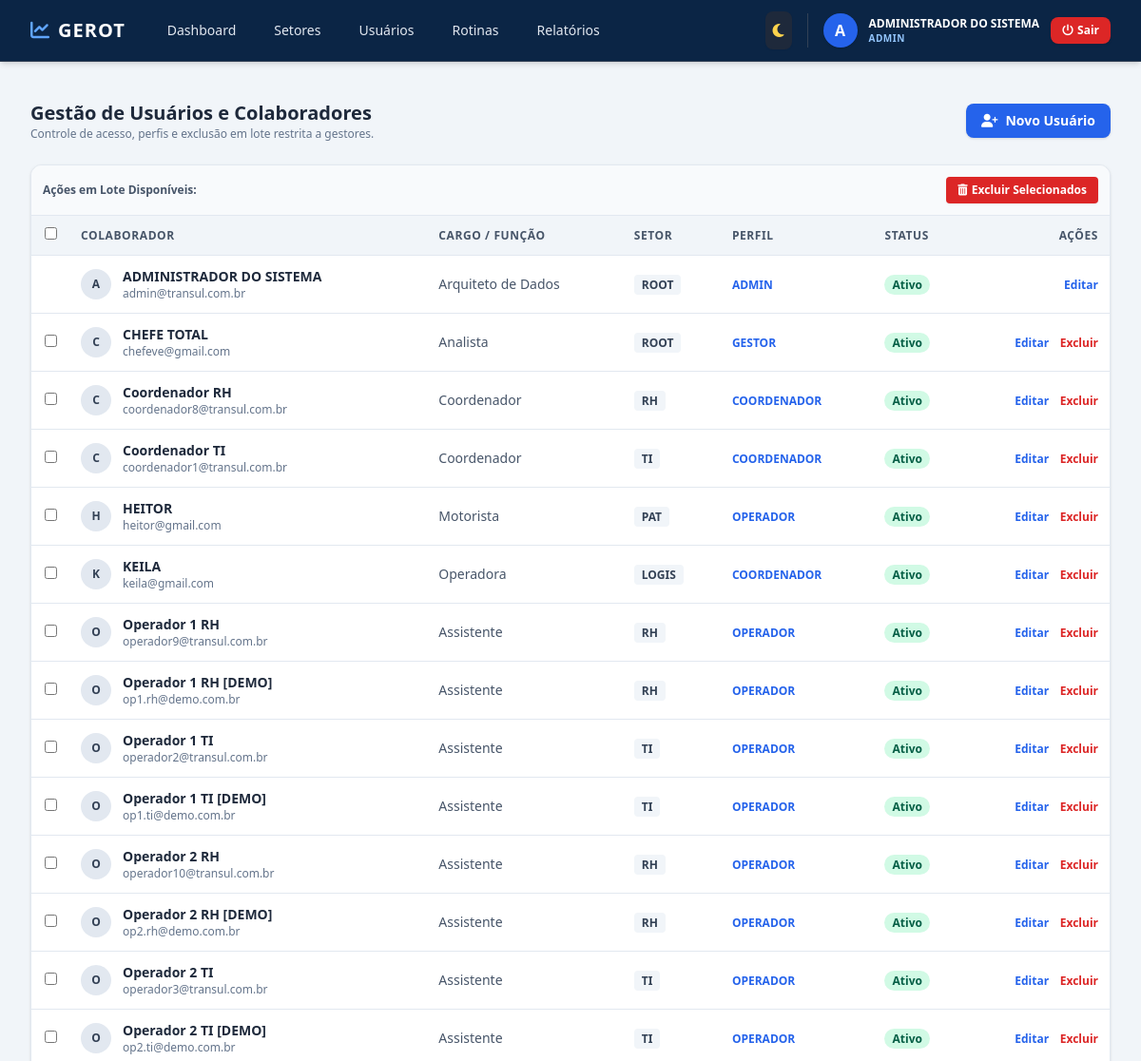
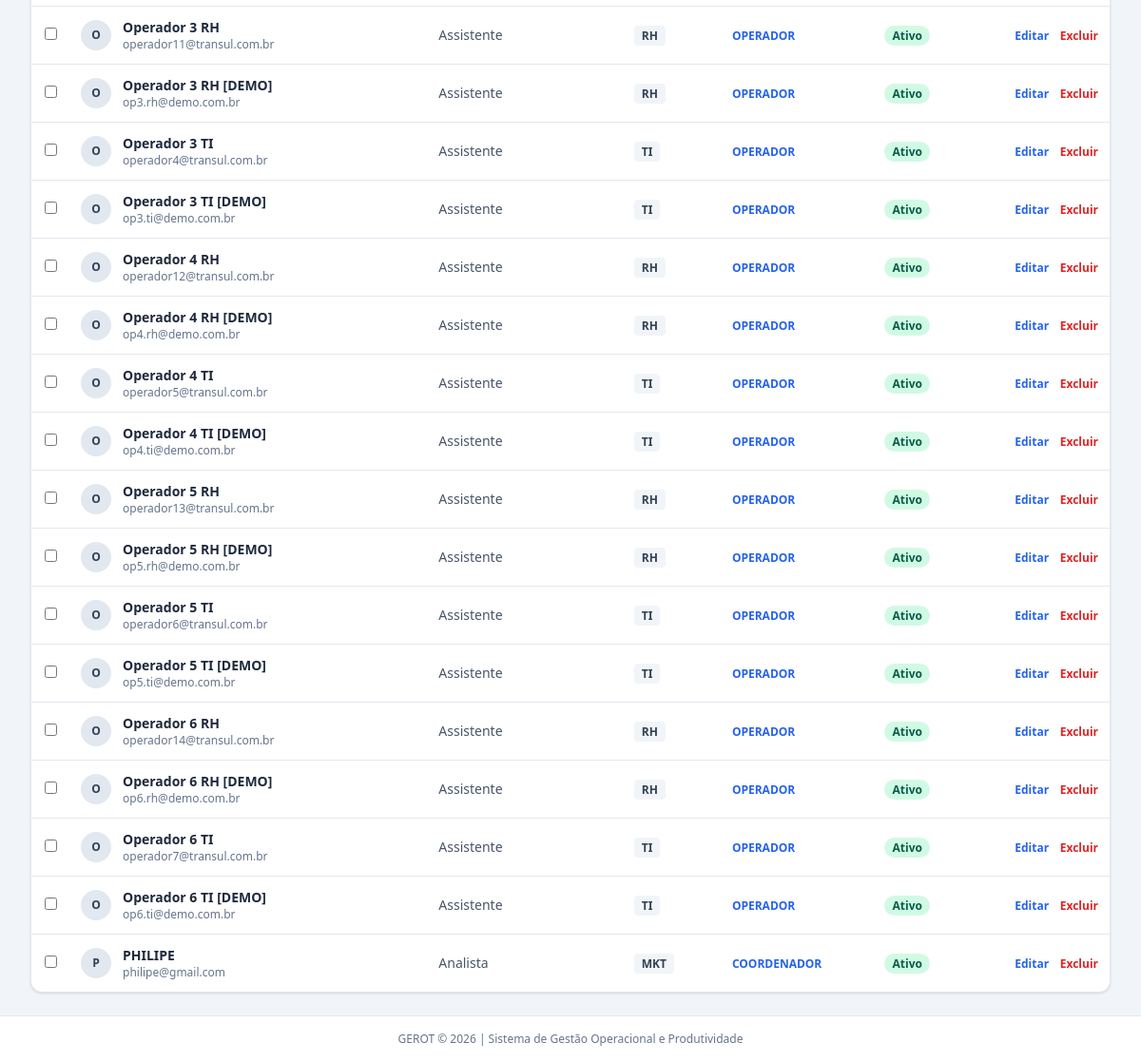
Screenshot of /admin/usuarios (signed in) with the database file from the repository (2 pictures, top to bottom).
### app/models/usuario.py (models this page shows, shortened)
class Usuario(UserMixin, db.Model):
    __tablename__ = 'usuarios'
    id = db.Column(db.Integer, primary_key=True)
    username = db.Column(db.String(64), unique=True, nullable=False, index=True)
    email = db.Column(db.String(120), unique=True, nullable=False, index=True)
    password_hash = db.Column(db.String(256))
    role = db.Column(db.String(20), default='operador', nullable=False) # admin, gestor, coordenador, operador
    ativo = db.Column(db.Boolean, default=False) # Situação: Ativo/Inativo (Afastado/Desligado)
    nome_completo = db.Column(db.String(150), nullable=False)
    cpf = db.Column(db.String(14), unique=True, nullable=False)
    rg_numero = db.Column(db.String(20))
    rg_orgao_emissor = db.Column(db.String(20))
    rg_uf = db.Column(db.String(2))
    data_nascimento = db.Column(db.Date)
    sexo = db.Column(db.String(20)) # Ex: Masculino, Feminino, Outro
    estado_civil = db.Column(db.String(20)) # Solteiro, Casado, etc.
    telefone_principal = db.Column(db.String(20)) # Celular/Whatsapp
    logradouro = db.Column(db.String(150)) # Rua, Av.
    numero_endereco = db.Column(db.String(20))
    bairro = db.Column(db.String(100))
    cidade = db.Column(db.String(100))
    uf_endereco = db.Column(db.String(2))
    cep = db.Column(db.String(10))
    matricula = db.Column(db.String(50), unique=True, nullable=True)
    cargo = db.Column(db.String(100)) # Ex: Analista
    funcao = db.Column(db.String(100)) # Ex: Desenvolver Software (O que faz na prática)
    setor_id = db.Column(db.Integer, db.ForeignKey('setores.id'), nullable=False)
    setores_secundarios = db.relationship(
        'Setor',
        secondary=usuario_setores_secundarios,
        backref=db.backref('coordenadores_secundarios', lazy='dynamic')
    )
    tipo_vinculo = db.Column(db.String(50)) # CLT, Estágio, Terceirizado, PJ
    data_admissao = db.Column(db.Date)
    data_cadastro = db.Column(db.DateTime, default=datetime.utcnow)
    ultimo_login = db.Column(db.DateTime)
    status_cadastro = db.Column(db.String(20), default='incompleto') # completo/incompleto
    cadastrado_por_id = db.Column(db.Integer, db.ForeignKey('usuarios.id'), nullable=True)
    cadastrador = db.relationship('Usuario', remote_side=[id], backref='usuarios_cadastrados')
    lancamentos = db.relationship('Lancamento', backref='autor', lazy='dynamic', foreign_keys='Lancamento.usuario_id')
    correcoes_aprovadas = db.relationship('Lancamento', backref='aprovador', lazy='dynamic', foreign_keys='Lancamento.correcao_aprovada_por')
    @property
    def is_admin(self):
        return self.role == 'admin'

### app/models/setor.py (models this page shows, shortened)
class Setor(db.Model):
    __tablename__ = 'setores'
    id = db.Column(db.Integer, primary_key=True)
    nome = db.Column(db.String(100), unique=True, nullable=False, index=True)
    sigla = db.Column(db.String(20), unique=True, nullable=False)
    codigo_interno = db.Column(db.String(50), unique=True, nullable=False) # Centro de Custo/Organograma
    data_criacao_sistema = db.Column(db.DateTime, default=datetime.utcnow)
    ativo = db.Column(db.Boolean, default=True)
    hierarquia_pai_id = db.Column(db.Integer, db.ForeignKey('setores.id'), nullable=True)
    responsavel_id = db.Column(db.Integer, db.ForeignKey('usuarios.id', use_alter=True, name='fk_setor_responsavel'), nullable=True)
    substituto_id = db.Column(db.Integer, db.ForeignKey('usuarios.id', use_alter=True, name='fk_setor_substituto'), nullable=True)
    tipo_setor = db.Column(db.String(30)) # Operacional, Administrativo, Estratégico
    natureza_atuacao = db.Column(db.String(30)) # Direta (Logística) ou Apoio
    missao_setor = db.Column(db.Text, nullable=True)
    descricao_atividades = db.Column(db.Text, nullable=True) # Processos principais
    nivel_complexidade = db.Column(db.String(20), default='Média') # Baixa, Média, Alta
    nivel_repetitividade = db.Column(db.String(20), default='Média') # Baixa, Média, Alta (Rotina)
    limite_max_colaboradores = db.Column(db.Integer, default=0) # 0 = sem limite definido
    cargos_permitidos = db.Column(db.Text) # Lista ou descrição dos cargos vinculados
    turno_operacao = db.Column(db.String(50)) # Diurno, Noturno, 24h, Flexível
    escala_trabalho = db.Column(db.String(50)) # 5x2, 6x1, 12x36, etc.
    sub_setores = db.relationship(
        'Setor',
        backref=db.backref('pai', remote_side=[id]),
        lazy='dynamic'
    )
    usuarios = db.relationship(
        'Usuario',
        backref='setor_pertencente',
        lazy='dynamic',
        foreign_keys='Usuario.setor_id',
        cascade='all, delete-orphan'
    )
    atividades = db.relationship('AtividadePadrao', backref='setor_dono', lazy='dynamic', cascade='all, delete-orphan')
    lancamentos = db.relationship('Lancamento', backref='setor_snapshot', lazy='dynamic', cascade='all, delete-orphan')

### app/views/admin.py (the view)
@admin_bp.route('/usuarios')
def listar_usuarios():
    usuarios = Usuario.query.order_by(Usuario.nome_completo).all()
    return render_template('admin/usuarios.html', usuarios=usuarios)

### app/__init__.py (called while the page is built)
@login_manager.user_loader
def load_user(user_id):
    from app.models.usuario import Usuario
    return Usuario.query.get(int(user_id))

### app/views/admin.py (called while the page is built)
def admin_required(f):
    from functools import wraps
    @wraps(f)
    def decorated_function(*args, **kwargs):
        if not current_user.is_authenticated or not (current_user.is_admin or current_user.is_gestor):
            flash('Acesso negado. Área exclusiva para a Administração e Gestão Geral.', 'danger')
            return redirect(url_for('auth.login'))
        return f(*args, **kwargs)
    return decorated_function

@admin_bp.before_request
@login_required
@admin_required
def before_request():
    pass

### app/templates/admin/usuarios.html (shortened to what this page needs)
{% extends "base.html" %}
{% block content %}
<div class="space-y-6">
    <div class="flex flex-col sm:flex-row justify-between items-start sm:items-center gap-4">
        <div>
            <h2 class="text-xl font-bold text-slate-800 dark:text-slate-100">Gestão de Usuários e Colaboradores</h2>
            <p class="text-xs text-slate-500 dark:text-slate-400">Controle de acesso, perfis e exclusão em lote restrita a gestores.</p>
        </div>
        <a href="{{ url_for('auth.registrar') }}" class="bg-blue-600 hover:bg-blue-700 text-white px-4 py-2 rounded-lg text-sm font-semibold shadow transition flex items-center space-x-2">
            <i class="fa-solid fa-user-plus"></i>
            <span>Novo Usuário</span>
        </a>
    </div>
    <form id="formLoteUsuarios" method="POST" action="{{ url_for('admin.excluir_massa_usuarios') }}">
        <div class="bg-white dark:bg-slate-800 rounded-xl shadow border border-slate-200 dark:border-slate-700 overflow-hidden">
            {% if current_user.is_admin or current_user.is_gestor %}
            <div class="p-3 bg-slate-50 dark:bg-slate-900 border-b border-slate-200 dark:border-slate-700 flex items-center justify-between">
                <span class="text-xs font-semibold text-slate-600 dark:text-slate-400">Ações em Lote Disponíveis:</span>
                <button type="submit" onclick="return confirm('Deseja realmente excluir todos os usuários selecionados?')" class="bg-red-600 hover:bg-red-700 text-white text-xs px-3 py-1.5 rounded font-semibold transition flex items-center space-x-1 shadow-sm">
                    <i class="fa-solid fa-trash-can"></i>
                    <span>Excluir Selecionados</span>
                </button>
            </div>
            {% endif %}
            <div class="overflow-x-auto">
                <table class="w-full text-left border-collapse text-sm">
                    <thead>
                        <tr class="bg-slate-100 dark:bg-slate-900 text-slate-600 dark:text-slate-400 uppercase text-xs tracking-wider border-b border-slate-200 dark:border-slate-700">
                            {% if current_user.is_admin or current_user.is_gestor %}
                            <th class="p-3 text-center w-10">
                                <input type="checkbox" id="selectAllUsers" onclick="toggleAllUsers(this)" class="rounded text-blue-600 focus:ring-blue-500">
                            </th>
                            {% endif %}
                            <th class="p-3">Colaborador</th>
                            <th class="p-3">Cargo / Função</th>
                            <th class="p-3">Setor</th>
                            <th class="p-3">Perfil</th>
                            <th class="p-3">Status</th>
                            <th class="p-3 text-right">Ações</th>
                        </tr>
                    </thead>
                    <tbody class="divide-y divide-slate-200 dark:divide-slate-700">
                        {% if usuarios %}
                        {% for u in usuarios %}
                        <tr class="hover:bg-slate-50 dark:hover:bg-slate-900/40 transition">
                            {% if current_user.is_admin or current_user.is_gestor %}
                            <td class="p-3 text-center">
                                {% if u.id != current_user.id %}
                                <input type="checkbox" name="usuario_ids" value="{{ u.id }}" class="user-checkbox rounded text-blue-600 focus:ring-blue-500">
                                {% endif %}
                            </td>
                            {% endif %}
                            <td class="p-3 flex items-center space-x-3">
                                <div class="w-8 h-8 rounded-full bg-slate-200 dark:bg-slate-700 text-slate-700 dark:text-slate-200 flex items-center justify-center font-bold text-xs">
                                    {{ u.username[0]|upper }}
                                </div>
                                <div>
                                    <span class="block font-semibold text-slate-800 dark:text-slate-100">{{ u.nome_completo }}</span>
                                    <span class="block text-xs text-slate-500">{{ u.email }}</span>
                                </div>
                            </td>
                            <td class="p-3 text-slate-600 dark:text-slate-300">{{ u.cargo or '-' }}</td>
                            <td class="p-3">
                                <span class="px-2 py-0.5 bg-slate-100 dark:bg-slate-700 text-slate-700 dark:text-slate-300 rounded text-xs font-semibold">
                                    {{ u.setor_pertencente.sigla if u.setor_pertencente else 'N/A' }}
                                </span>
                            </td>
                            <td class="p-3">
                                <span class="text-xs uppercase font-bold text-blue-600 dark:text-blue-400">{{ u.role }}</span>
                            </td>
                            <td class="p-3">
                                {% if u.ativo %}
                                <span class="px-2 py-0.5 bg-emerald-100 text-emerald-800 dark:bg-emerald-900/40 dark:text-emerald-300 rounded-full text-xs font-semibold">Ativo</span>
                                {% else %}
                                <span class="px-2 py-0.5 bg-red-100 text-red-800 dark:bg-red-900/40 dark:text-red-300 rounded-full text-xs font-semibold">Inativo</span>
                                {% endif %}
                            </td>
                            <td class="p-3 text-right space-x-2">
                                <a href="{{ url_for('admin.editar_usuario', id=u.id) }}" class="text-blue-600 hover:text-blue-800 dark:text-blue-400 font-semibold text-xs">Editar</a>
                                {% if u.id != current_user.id %}
                                <button type="submit" form="singleDelete_{{ u.id }}" class="text-red-600 hover:text-red-800 text-xs font-semibold">Excluir</button>
                                {% endif %}
                            </td>
                        </tr>
                        {% endfor %}
                        {% else %}
                        <tr>
                            <td colspan="7" class="p-6 text-center text-slate-500">Nenhum usuário cadastrado.</td>
                        </tr>
                        {% endif %}
                    </tbody>
                </table>
            </div>
        </div>
    </form>
</div>
{% endblock %}

### app/templates/base.html (shortened to what this page needs)
<!DOCTYPE html>
<html lang="pt-BR" class="h-full">
<head>
    <script src="https://cdn.tailwindcss.com"></script>
    <link rel="stylesheet" href="https://cdnjs.cloudflare.com/ajax/libs/font-awesome/6.4.0/css/all.min.css">
</head>
<body class="h-full bg-slate-100 dark:bg-slate-900 text-slate-800 dark:text-slate-100 flex flex-col transition-colors duration-200">
    <nav class="bg-primary shadow-md border-b border-slate-700">
        <div class="max-w-7xl mx-auto px-4 sm:px-6 lg:px-8">
            <div class="flex justify-between h-16">
                <div class="flex items-center space-x-8">
                    <a href="{{ url_for('index') }}" class="flex items-center space-x-2 text-white font-bold text-xl tracking-wider">
                        <i class="fa-solid fa-chart-line text-blue-400"></i>
                        <span>GEROT</span>
                    </a>
                    {% if current_user.is_authenticated %}
                    <div class="hidden md:flex space-x-4">
                        {% if current_user.is_admin or current_user.is_gestor or current_user.is_coordenador %}
                        <a href="{{ url_for('gestao.dashboard') }}" class="text-slate-200 hover:text-white px-3 py-2 rounded-md text-sm font-medium transition">Dashboard</a>
                        <a href="{{ url_for('admin.listar_setores') }}" class="text-slate-200 hover:text-white px-3 py-2 rounded-md text-sm font-medium transition">Setores</a>
                        <a href="{{ url_for('admin.listar_usuarios') }}" class="text-slate-200 hover:text-white px-3 py-2 rounded-md text-sm font-medium transition">Usuários</a>
                        <a href="{{ url_for('gestao.listar_atividades') }}" class="text-slate-200 hover:text-white px-3 py-2 rounded-md text-sm font-medium transition">Rotinas</a>
                        <a href="{{ url_for('relatorios.index') }}" class="text-slate-200 hover:text-white px-3 py-2 rounded-md text-sm font-medium transition">Relatórios</a>
                        {% endif %}
                    </div>
                    {% endif %}
                </div>
                <div class="flex items-center space-x-4">
                    <button id="theme-toggle" type="button" class="text-slate-300 hover:text-white bg-slate-800 p-2 rounded-lg focus:outline-none transition shadow-sm cursor-pointer" title="Alternar Visualização Dia/Noite">
                        <i id="theme-toggle-dark-icon" class="fa-solid fa-moon hidden text-amber-300"></i>
                    </button>
                    {% if current_user.is_authenticated %}
                    <div class="flex items-center space-x-3 border-l border-slate-700 pl-4">
                        <div class="w-9 h-9 rounded-full bg-blue-600 text-white flex items-center justify-center font-bold shadow">
                            {{ current_user.nome_completo[0]|upper }}
                        </div>
                        <div class="hidden lg:block text-left">
                            <span class="block text-xs font-semibold text-white">{{ current_user.nome_completo }}</span>
                            <span class="block text-[10px] uppercase tracking-wider text-blue-300 font-bold">{{ current_user.role }}</span>
                        </div>
                        <a href="{{ url_for('auth.logout') }}" class="bg-red-600 hover:bg-red-700 text-white px-3 py-1.5 rounded-lg text-xs font-semibold shadow transition flex items-center space-x-1">
                            <i class="fa-solid fa-power-off"></i>
                            <span class="hidden sm:inline">Sair</span>
                        </a>
                    </div>
                    {% else %}
                    <a href="{{ url_for('auth.login') }}" class="bg-blue-600 hover:bg-blue-700 text-white px-4 py-2 rounded-lg text-sm font-semibold shadow transition">Entrar</a>
                    {% endif %}
                </div>
            </div>
        </div>
    </nav>
    <main class="flex-1 max-w-7xl w-full mx-auto px-4 sm:px-6 lg:px-8 py-6">
        {% block content %}{% endblock %}
    </main>
    <footer class="bg-white dark:bg-slate-800 border-t border-slate-200 dark:border-slate-700 py-4 text-center text-xs text-slate-500 dark:text-slate-400">
        GEROT © 2026 | Sistema de Gestão Operacional e Produtividade
    </footer>
</body>
</html>

### rows the page displays
Usuario: nome_completo "A", nome_completo "ADMINISTRADOR DO SISTEMA", role "ADMIN", username "A", email "admin@transul.com.br", cargo "Arquiteto de Dados", setor_pertencente "ROOT", ativo "Ativo"
Usuario: username "C", nome_completo "CHEFE TOTAL", email "chefeve@gmail.com", cargo "Analista", setor_pertencente "ROOT", role "GESTOR", ativo "Ativo"
Usuario: username "C", nome_completo "Coordenador RH", email "coordenador8@transul.com.br", cargo "Coordenador", setor_pertencente "RH", role "COORDENADOR", ativo "Ativo"
Usuario: username "C", nome_completo "Coordenador TI", email "coordenador1@transul.com.br", cargo "Coordenador", setor_pertencente "TI", role "COORDENADOR", ativo "Ativo"
Usuario: username "H", nome_completo "HEITOR", email "heitor@gmail.com", cargo "Motorista", setor_pertencente "PAT", role "OPERADOR", ativo "Ativo"
Usuario: username "K", nome_completo "KEILA", email "keila@gmail.com", cargo "Operadora", setor_pertencente "LOGIS", role "COORDENADOR", ativo "Ativo"
Usuario: username "O", nome_completo "Operador 1 RH", email "operador9@transul.com.br", cargo "Assistente", setor_pertencente "RH", role "OPERADOR", ativo "Ativo"
Usuario: username "O", nome_completo "Operador 1 RH [DEMO]", email "op1.rh@demo.com.br", cargo "Assistente", setor_pertencente "RH", role "OPERADOR", ativo "Ativo"
Usuario: username "O", nome_completo "Operador 1 TI", email "operador2@transul.com.br", cargo "Assistente", setor_pertencente "TI", role "OPERADOR", ativo "Ativo"
Usuario: username "O", nome_completo "Operador 1 TI [DEMO]", email "op1.ti@demo.com.br", cargo "Assistente", setor_pertencente "TI", role "OPERADOR", ativo "Ativo"
Usuario: username "O", nome_completo "Operador 2 RH", email "operador10@transul.com.br", cargo "Assistente", setor_pertencente "RH", role "OPERADOR", ativo "Ativo"
Usuario: username "O", nome_completo "Operador 2 RH [DEMO]", email "op2.rh@demo.com.br", cargo "Assistente", setor_pertencente "RH", role "OPERADOR", ativo "Ativo"
Usuario: username "O", nome_completo "Operador 2 TI", email "operador3@transul.com.br", cargo "Assistente", setor_pertencente "TI", role "OPERADOR", ativo "Ativo"
Usuario: username "O", nome_completo "Operador 2 TI [DEMO]", email "op2.ti@demo.com.br", cargo "Assistente", setor_pertencente "TI", role "OPERADOR", ativo "Ativo"
Usuario: username "O", nome_completo "Operador 3 RH", email "operador11@transul.com.br", cargo "Assistente", setor_pertencente "RH", role "OPERADOR", ativo "Ativo"
Usuario: username "O", nome_completo "Operador 3 RH [DEMO]", email "op3.rh@demo.com.br", cargo "Assistente", setor_pertencente "RH", role "OPERADOR", ativo "Ativo"
Usuario: username "O", nome_completo "Operador 3 TI", email "operador4@transul.com.br", cargo "Assistente", setor_pertencente "TI", role "OPERADOR", ativo "Ativo"
Usuario: username "O", nome_completo "Operador 3 TI [DEMO]", email "op3.ti@demo.com.br", cargo "Assistente", setor_pertencente "TI", role "OPERADOR", ativo "Ativo"
Usuario: username "O", nome_completo "Operador 4 RH", email "operador12@transul.com.br", cargo "Assistente", setor_pertencente "RH", role "OPERADOR", ativo "Ativo"
Usuario: username "O", nome_completo "Operador 4 RH [DEMO]", email "op4.rh@demo.com.br", cargo "Assistente", setor_pertencente "RH", role "OPERADOR", ativo "Ativo"
Usuario: username "O", nome_completo "Operador 4 TI", email "operador5@transul.com.br", cargo "Assistente", setor_pertencente "TI", role "OPERADOR", ativo "Ativo"
Usuario: username "O", nome_completo "Operador 4 TI [DEMO]", email "op4.ti@demo.com.br", cargo "Assistente", setor_pertencente "TI", role "OPERADOR", ativo "Ativo"
Usuario: username "O", nome_completo "Operador 5 RH", email "operador13@transul.com.br", cargo "Assistente", setor_pertencente "RH", role "OPERADOR", ativo "Ativo"
Usuario: username "O", nome_completo "Operador 5 RH [DEMO]", email "op5.rh@demo.com.br", cargo "Assistente", setor_pertencente "RH", role "OPERADOR", ativo "Ativo"
Usuario: username "O", nome_completo "Operador 5 TI", email "operador6@transul.com.br", cargo "Assistente", setor_pertencente "TI", role "OPERADOR", ativo "Ativo"
Usuario: username "O", nome_completo "Operador 5 TI [DEMO]", email "op5.ti@demo.com.br", cargo "Assistente", setor_pertencente "TI", role "OPERADOR", ativo "Ativo"
Usuario: username "O", nome_completo "Operador 6 RH", email "operador14@transul.com.br", cargo "Assistente", setor_pertencente "RH", role "OPERADOR", ativo "Ativo"
Usuario: username "O", nome_completo "Operador 6 RH [DEMO]", email "op6.rh@demo.com.br", cargo "Assistente", setor_pertencente "RH", role "OPERADOR", ativo "Ativo"
Usuario: username "O", nome_completo "Operador 6 TI", email "operador7@transul.com.br", cargo "Assistente", setor_pertencente "TI", role "OPERADOR", ativo "Ativo"
Usuario: username "O", nome_completo "Operador 6 TI [DEMO]", email "op6.ti@demo.com.br", cargo "Assistente", setor_pertencente "TI", role "OPERADOR", ativo "Ativo"
Usuario: username "P", nome_completo "PHILIPE", email "philipe@gmail.com", cargo "Analista", setor_pertencente "MKT", role "COORDENADOR", ativo "Ativo"
